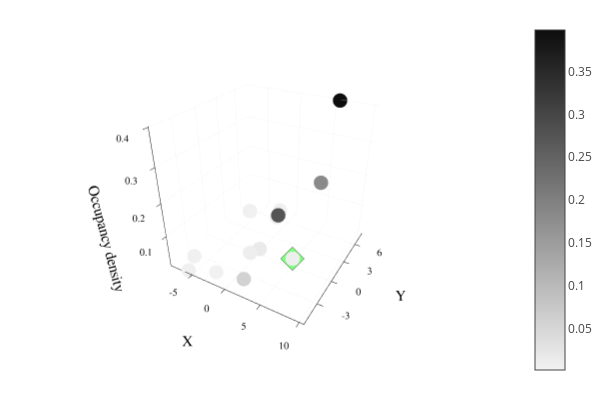

Notebook cell for this chart:
### Code cell
# 3D
plotlyjs()
plot()

scatter!(X,Y,occp,zcolor=occp,m=cgrad(:grays,rev=true),markerstrokewidth=0,markersize=2.5,legend=false)

plot!([X[1]],[Y[1]],[occp[1]], seriestype = :scatter, markersize=3,
        color=color=palette(:lighttest)[4],markershape=:diamond,opacity=0.8) # Green for Si
plot!([X[end]],[Y[end]],[occp[end]], seriestype = :scatter, markersize=3,
        color=color=palette(:lighttest)[7],markershape=:diamond,opacity=0.8) # Red for Sf

xlims!(minimum(X)*1.01,maximum(X)*1.01) 
ylims!(minimum(Y)*1.01,maximum(Y)*1.01)
zlims!(minimum(occp)*1.01,maximum(occp)*1.01)

plot!(xlabel="X", ylabel="Y", zlabel = "Occupancy density")

### Figure 1 — Plotly figure (JSON) as saved in the notebook; plotly's stock layout.template omitted (floating-point values rounded to 4 significant figures)
{"data": [{"colorbar": {"title": ""}, "legendgroup": "y1", "marker": {"color": "rgba(238, 238, 238, 1.000)", "line": {"color": "rgba(0, 0, 0, 1.000)", "width": 0}, "size": 5, "symbol": "circle"}, "mode": "markers", "name": "y1", "scene": "scene", "showlegend": true, "type": "scatter3d", "x": [4.648], "xaxis": "x", "y": [0.7328], "yaxis": "y", "z": [0.009862], "zaxis": "z", "zmax": 0.3984, "zmin": 0.001972}, {"colorbar": {"title": ""}, "legendgroup": "y1", "marker": {"color": "rgba(241, 241, 241, 1.000)", "line": {"color": "rgba(0, 0, 0, 1.000)", "width": 0}, "size": 5, "symbol": "circle"}, "mode": "markers", "name": "y1", "scene": "scene", "showlegend": false, "type": "scatter3d", "x": [-2.655], "xaxis": "x", "y": [-4.124], "yaxis": "y", "z": [0.003945], "zaxis": "z", "zmax": 0.3984, "zmin": 0.001972}, {"colorbar": {"title": ""}, "legendgroup": "y1", "marker": {"color": "rgba(242, 242, 242, 1.000)", "line": {"color": "rgba(0, 0, 0, 1.000)", "width": 0}, "size": 5, "symbol": "circle"}, "mode": "markers", "name": "y1", "scene": "scene", "showlegend": false, "type": "scatter3d", "x": [-2.656], "xaxis": "x", "y": [1.283], "yaxis": "y", "z": [0.001972], "zaxis": "z", "zmax": 0.3984, "zmin": 0.001972}, {"colorbar": {"title": ""}, "legendgroup": "y1", "marker": {"color": "rgba(242, 242, 242, 1.000)", "line": {"color": "rgba(0, 0, 0, 1.000)", "width": 0}, "size": 5, "symbol": "circle"}, "mode": "markers", "name": "y1", "scene": "scene", "showlegend": false, "type": "scatter3d", "x": [-3.743], "xaxis": "x", "y": [3.156], "yaxis": "y", "z": [0.001972], "zaxis": "z", "zmax": 0.3984, "zmin": 0.001972}, {"colorbar": {"title": ""}, "legendgroup": "y1", "marker": {"color": "rgba(238, 238, 238, 1.000)", "line": {"color": "rgba(0, 0, 0, 1.000)", "width": 0}, "size": 5, "symbol": "circle"}, "mode": "markers", "name": "y1", "scene": "scene", "showlegend": false, "type": "scatter3d", "x": [-0.8464], "xaxis": "x", "y": [-0.513], "yaxis": "y", "z": [0.009862], "zaxis": "z", "zmax": 0.3984, "zmin": 0.001972}, {"colorbar": {"title": ""}, "legendgroup": "y1", "marker": {"color": "rgba(234, 234, 234, 1.000)", "line": {"color": "rgba(0, 0, 0, 1.000)", "width": 0}, "size": 5, "symbol": "circle"}, "mode": "markers", "name": "y1", "scene": "scene", "showlegend": false, "type": "scatter3d", "x": [0.04328], "xaxis": "x", "y": [0.2076], "yaxis": "y", "z": [0.01578], "zaxis": "z", "zmax": 0.3984, "zmin": 0.001972}, {"colorbar": {"title": ""}, "legendgroup": "y1", "marker": {"color": "rgba(84, 84, 84, 1.000)", "line": {"color": "rgba(0, 0, 0, 1.000)", "width": 0}, "size": 5, "symbol": "circle"}, "mode": "markers", "name": "y1", "scene": "scene", "showlegend": false, "type": "scatter3d", "x": [7.183], "xaxis": "x", "y": [-5.388], "yaxis": "y", "z": [0.2761], "zaxis": "z", "zmax": 0.3984, "zmin": 0.001972}, {"colorbar": {"title": ""}, "legendgroup": "y1", "marker": {"color": "rgba(210, 210, 210, 1.000)", "line": {"color": "rgba(0, 0, 0, 1.000)", "width": 0}, "size": 5, "symbol": "circle"}, "mode": "markers", "name": "y1", "scene": "scene", "showlegend": false, "type": "scatter3d", "x": [2.634], "xaxis": "x", "y": [-5.224], "yaxis": "y", "z": [0.0572], "zaxis": "z", "zmax": 0.3984, "zmin": 0.001972}, {"colorbar": {"title": ""}, "legendgroup": "y1", "marker": {"color": "rgba(240, 240, 240, 1.000)", "line": {"color": "rgba(0, 0, 0, 1.000)", "width": 0}, "size": 5, "symbol": "circle"}, "mode": "markers", "name": "y1", "scene": "scene", "showlegend": false, "type": "scatter3d", "x": [-5.819], "xaxis": "x", "y": [-5.229], "yaxis": "y", "z": [0.005917], "zaxis": "z", "zmax": 0.3984, "zmin": 0.001972}, {"colorbar": {"title": ""}, "legendgroup": "y1", "marker": {"color": "rgba(13, 13, 13, 1.000)", "line": {"color": "rgba(0, 0, 0, 1.000)", "width": 0}, "size": 5, "symbol": "circle"}, "mode": "markers", "name": "y1", "scene": "scene", "showlegend": false, "type": "scatter3d", "x": [5.504], "xaxis": "x", "y": [8.042], "yaxis": "y", "z": [0.3984], "zaxis": "z", "zmax": 0.3984, "zmin": 0.001972}, {"colorbar": {"title": ""}, "legendgroup": "y1", "marker": {"color": "rgba(138, 138, 138, 1.000)", "line": {"color": "rgba(0, 0, 0, 1.000)", "width": 0}, "size": 5, "symbol": "circle"}, "mode": "markers", "name": "y1", "scene": "scene", "showlegend": false, "type": "scatter3d", "x": [5.084], "xaxis": "x", "y": [5.626], "yaxis": "y", "z": [0.1815], "zaxis": "z", "zmax": 0.3984, "zmin": 0.001972}, {"colorbar": {"title": ""}, "legendgroup": "y1", "marker": {"color": "rgba(239, 239, 239, 1.000)", "line": {"color": "rgba(0, 0, 0, 1.000)", "width": 0}, "size": 5, "symbol": "circle"}, "mode": "markers", "name": "y1", "scene": "scene", "showlegend": false, "type": "scatter3d", "x": [-1.942], "xaxis": "x", "y": [6.049], "yaxis": "y", "z": [0.00789], "zaxis": "z", "zmax": 0.3984, "zmin": 0.001972}, {"colorbar": {"title": ""}, "legendgroup": "y1", "marker": {"color": "rgba(240, 240, 240, 1.000)", "line": {"color": "rgba(0, 0, 0, 1.000)", "width": 0}, "size": 5, "symbol": "circle"}, "mode": "markers", "name": "y1", "scene": "scene", "showlegend": false, "type": "scatter3d", "x": [-2.497], "xaxis": "x", "y": [7.492], "yaxis": "y", "z": [0.005917], "zaxis": "z", "zmax": 0.3984, "zmin": 0.001972}, {"colorbar": {"title": ""}, "legendgroup": "y1", "marker": {"color": "rgba(240, 240, 240, 1.000)", "line": {"color": "rgba(0, 0, 0, 1.000)", "width": 0}, "size": 5, "symbol": "circle"}, "mode": "markers", "name": "y1", "scene": "scene", "showlegend": false, "type": "scatter3d", "x": [-6.996], "xaxis": "x", "y": [-3.436], "yaxis": "y", "z": [0.005917], "zaxis": "z", "zmax": 0.3984, "zmin": 0.001972}, {"colorbar": {"title": ""}, "legendgroup": "y1", "marker": {"color": "rgba(240, 240, 240, 1.000)", "line": {"color": "rgba(0, 0, 0, 1.000)", "width": 0}, "size": 5, "symbol": "circle"}, "mode": "markers", "name": "y1", "scene": "scene", "showlegend": false, "type": "scatter3d", "x": [-6.507], "xaxis": "x", "y": [5.713], "yaxis": "y", "z": [0.005917], "zaxis": "z", "zmax": 0.3984, "zmin": 0.001972}, {"colorbar": {"title": ""}, "legendgroup": "y1", "marker": {"color": "rgba(242, 242, 242, 1.000)", "line": {"color": "rgba(0, 0, 0, 1.000)", "width": 0}, "size": 5, "symbol": "circle"}, "mode": "markers", "name": "y1", "scene": "scene", "showlegend": false, "type": "scatter3d", "x": [-1.738], "xaxis": "x", "y": [-3.438], "yaxis": "y", "z": [0.001972], "zaxis": "z", "zmax": 0.3984, "zmin": 0.001972}, {"colorbar": {"title": ""}, "legendgroup": "y1", "marker": {"color": "rgba(242, 242, 242, 1.000)", "line": {"color": "rgba(0, 0, 0, 1.000)", "width": 0}, "size": 5, "symbol": "circle"}, "mode": "markers", "name": "y1", "scene": "scene", "showlegend": false, "type": "scatter3d", "x": [-8.415], "xaxis": "x", "y": [-3.856], "yaxis": "y", "z": [0.001972], "zaxis": "z", "zmax": 0.3984, "zmin": 0.001972}, {"colorbar": {"title": ""}, "legendgroup": "y1", "marker": {"color": "rgba(242, 242, 242, 1.000)", "line": {"color": "rgba(0, 0, 0, 1.000)", "width": 0}, "size": 5, "symbol": "circle"}, "mode": "markers", "name": "y1", "scene": "scene", "showlegend": false, "type": "scatter3d", "x": [-3.621], "xaxis": "x", "y": [-0.8424], "yaxis": "y", "z": [0.001972], "zaxis": "z", "zmax": 0.3984, "zmin": 0.001972}, {"colorbar": {"title": ""}, "legendgroup": "y1", "marker": {"color": "rgba(242, 242, 242, 1.000)", "line": {"color": "rgba(0, 0, 0, 1.000)", "width": 0}, "size": 5, "symbol": "circle"}, "mode": "markers", "name": "y1", "scene": "scene", "showlegend": false, "type": "scatter3d", "x": [3.749], "xaxis": "x", "y": [-2.166], "yaxis": "y", "z": [0.001972], "zaxis": "z", "zmax": 0.3984, "zmin": 0.001972}, {"colorbar": {"title": ""}, "legendgroup": "y1", "marker": {"color": "rgba(242, 242, 242, 1.000)", "line": {"color": "rgba(0, 0, 0, 1.000)", "width": 0}, "size": 5, "symbol": "circle"}, "mode": "markers", "name": "y1", "scene": "scene", "showlegend": false, "type": "scatter3d", "x": [8.134], "xaxis": "x", "y": [-1.091], "yaxis": "y", "z": [0.001972], "zaxis": "z", "zmax": 0.3984, "zmin": 0.001972}, {"colorbar": {"title": ""}, "legendgroup": "y1", "marker": {"color": "rgba(242, 242, 242, 1.000)", "line": {"color": "rgba(0, 0, 0, 1.000)", "width": 0}, "size": 5, "symbol": "circle"}, "mode": "markers", "name": "y1", "scene": "scene", "showlegend": false, "type": "scatter3d", "x": [10.46], "xaxis": "x", "y": [-2.993], "yaxis": "y", "z": [0.001972], "zaxis": "z", "zmax": 0.3984, "zmin": 0.001972}, {"colorbar": {"title": ""}, "hoverinfo": "none", "marker": {"cmax": 0.3984, "cmin": 0.001972, "color": [0.5], "colorscale": [[0, "rgba(242, 242, 242, 1.000)"], [1, "rgba(13, 13, 13, 1.000)"]], "opacity": 1e-10, "showscale": true, "size": 1e-10}, "mode": "markers", "name": "y1", "scene": "scene", "showlegend": false, "type": "scatter3d", "x": [4.648], "xaxis": "x", "y": [0.7328], "yaxis": "y", "z": [0.009862], "zaxis": "z", "zmax": 0.3984, "zmin": 0.001972}, {"colorbar": {"title": ""}, "legendgroup": "y2", "marker": {"color": "rgba(76, 204, 76, 0.800)", "line": {"color": "rgba(0, 0, 0, 0.800)", "width": 1}, "size": 6, "symbol": "diamond"}, "mode": "markers", "name": "y2", "scene": "scene", "showlegend": true, "type": "scatter3d", "x": [4.648], "xaxis": "x", "y": [0.7328], "yaxis": "y", "z": [0.009862], "zaxis": "z", "zmax": 0.3984, "zmin": 0.001972}, {"colorbar": {"title": ""}, "legendgroup": "y3", "marker": {"color": "rgba(255, 76, 76, 0.800)", "line": {"color": "rgba(0, 0, 0, 0.800)", "width": 1}, "size": 6, "symbol": "diamond"}, "mode": "markers", "name": "y3", "scene": "scene", "showlegend": true, "type": "scatter3d", "x": [10.46], "xaxis": "x", "y": [-2.993], "yaxis": "y", "z": [0.001972], "zaxis": "z", "zmax": 0.3984, "zmin": 0.001972}], "layout": {"annotations": [], "height": 400, "margin": {"b": 20, "l": 0, "r": 0, "t": 20}, "paper_bgcolor": "rgba(255, 255, 255, 1.000)", "plot_bgcolor": "rgba(255, 255, 255, 1.000)", "scene": {"camera": {"eye": {"x": 1.126, "y": -1.95, "z": 1.3}}, "domain": {"x": [0.06165, 0.9934], "y": [0.07581, 0.9902]}, "xaxis": {"gridcolor": "rgba(0, 0, 0, 0.100)", "gridwidth": 0.5, "linecolor": "rgba(0, 0, 0, 1.000)", "mirror": false, "range": [-8.499, 10.56], "showgrid": true, "showline": true, "showticklabels": true, "tickangle": 0, "tickcolor": "rgb(0, 0, 0)", "tickfont": {"color": "rgba(0, 0, 0, 1.000)", "family": "sans-serif", "size": 11}, "tickmode": "array", "ticks": "inside", "ticktext": ["-5", "0", "5", "10"], "tickvals": [-5, 0, 5, 10], "title": "X", "titlefont": {"color": "rgba(0, 0, 0, 1.000)", "family": "sans-serif", "size": 15}, "type": "-", "visible": true, "zeroline": false, "zerolinecolor": "rgba(0, 0, 0, 1.000)"}, "yaxis": {"gridcolor": "rgba(0, 0, 0, 0.100)", "gridwidth": 0.5, "linecolor": "rgba(0, 0, 0, 1.000)", "mirror": false, "range": [-5.442, 8.123], "showgrid": true, "showline": true, "showticklabels": true, "tickangle": 0, "tickcolor": "rgb(0, 0, 0)", "tickfont": {"color": "rgba(0, 0, 0, 1.000)", "family": "sans-serif", "size": 11}, "tickmode": "array", "ticks": "inside", "ticktext": ["-3", "0", "3", "6"], "tickvals": [-3, 0, 3, 6], "title": "Y", "titlefont": {"color": "rgba(0, 0, 0, 1.000)", "family": "sans-serif", "size": 15}, "type": "-", "visible": true, "zeroline": false, "zerolinecolor": "rgba(0, 0, 0, 1.000)"}, "zaxis": {"gridcolor": "rgba(0, 0, 0, 0.100)", "gridwidth": 0.5, "linecolor": "rgba(0, 0, 0, 1.000)", "mirror": false, "range": [0.001992, 0.4024], "showgrid": true, "showline": true, "showticklabels": true, "tickangle": 0, "tickcolor": "rgb(0, 0, 0)", "tickfont": {"color": "rgba(0, 0, 0, 1.000)", "family": "sans-serif", "size": 11}, "tickmode": "array", "ticks": "inside", "ticktext": ["0.1", "0.2", "0.3", "0.4"], "tickvals": [0.1, 0.2, 0.3, 0.4], "title": "Occupancy density", "titlefont": {"color": "rgba(0, 0, 0, 1.000)", "family": "sans-serif", "size": 15}, "type": "-", "visible": true, "zeroline": false, "zerolinecolor": "rgba(0, 0, 0, 1.000)"}}, "showlegend": false, "width": 600}}
